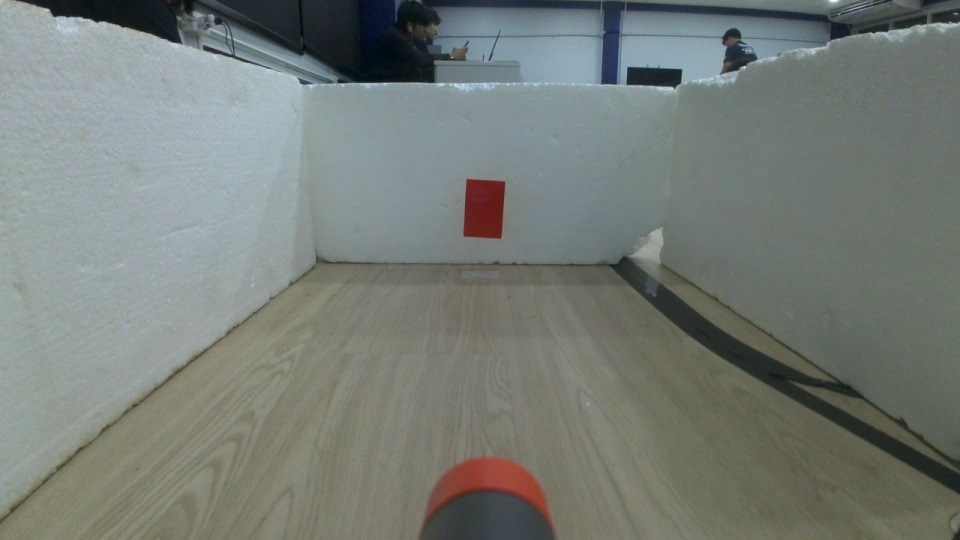
#> input picture logs/looks_20260929_222148/222148_c00_N_raw.jpg, 960 x 540 px
$ python -i vision.py   (imports and definitions only)
#> lines starting #> are read from the running program, lines starting #| are printed output that depends on the picture; after the words box and inside, x2 and y2 are one past the last pixel; in counts of white or black regions, pixels touching at a corner belong together
#> further down, picture is the input picture: shape (540, 960, 3); mean B, G, R 119.3, 124.8, 118.4
"""aim: vision."""

from . import settings
from .blind_zones import BlindZones
from .color_config import HSVRange
from .helpers import put_text
from .settings import (
    BORDER_PX,
    CANNY_HIGH,
    CANNY_LOW,
    COLOR_ORDER,
    DEDUP_RATIO,
    DISPLAY_COLORS,
    MAX_CANDIDATES,
    MIN_AREA_RATIO,
    MIN_EXTENT,
    MIN_FILL,
    PROCESS_W,
    SIGN_ASPECT,
)
from dataclasses import dataclass
from typing import Dict
from typing import List
from typing import Optional
from typing import Tuple
import cv2
import numpy as np

# ==========================================
# 5. Vision: จับป้ายสี (ลอจิกจากโค้ดเพื่อน grimball_shoot_3targets/vision.py)
# ==========================================
@dataclass
class Target:
    color: str
    cx: float                         # จุดกลางกรอบป้าย (พิกเซลของภาพที่ประมวลผล)
    cy: float
    area: float
    bbox: Tuple[int, int, int, int]   # x, y, w, h


@dataclass
class FrameData:
    """ ข้อมูลที่คำนวณครั้งเดียวต่อเฟรม แล้วใช้ร่วมกันทุกสี """
    bgr: np.ndarray                   # ภาพขนาดที่ประมวลผล (พิกัดเป้าทั้งหมดอ้างอิงภาพนี้)
    hsv: np.ndarray
    edge_boxes: List[Tuple[float, Tuple[int, int, int, int]]]  # (พื้นที่, กรอบ) จากขอบภาพที่รูปร่างเป็นป้าย

    # [4 lines left out: function size, not called in this run]


_MORPH_KERNEL = np.ones((3, 3), np.uint8)


def _sign_box(contour, w: int, h: int) -> Optional[Tuple[float, Tuple[int, int, int, int]]]:
    """ เกณฑ์รูปร่างป้าย (ไม่ขึ้นกับสี) คืน (พื้นที่, กรอบ) หรือ None ถ้าไม่เหมือนป้าย """
    x, y, bw, bh = cv2.boundingRect(contour)
    frame_area = w * h
    if bw * bh < MIN_AREA_RATIO * frame_area:
        return None  # เศษเล็กๆ ตัดทิ้งก่อนคำนวณอย่างอื่น (ภาพที่มีลายเยอะมีคอนทัวร์จากขอบเป็นพันเส้น)
    if bw > w * settings.MAX_SIGN_W or bh > h * settings.MAX_SIGN_H or not SIGN_ASPECT[0] <= bw / bh <= SIGN_ASPECT[1]:
        return None
    if x < BORDER_PX or y < BORDER_PX or x + bw >= w - BORDER_PX or y + bh >= h - BORDER_PX:
        return None  # ชิดขอบภาพ = เห็นป้ายไม่เต็มแผ่น
    area = cv2.contourArea(contour)
    if not MIN_AREA_RATIO * frame_area <= area <= settings.MAX_AREA_RATIO * frame_area:
        return None
    if area / (bw * bh) < MIN_EXTENT:
        return None  # ไม่ทึบเต็มกรอบ = ก้อนสีรูปร่างมั่ว
    return area, (x, y, bw, bh)


def prepare_frame(frame_bgr: np.ndarray) -> FrameData:
    """ ย่อภาพ (ถ้าใหญ่กว่า PROCESS_W) -> HSV และขอบภาพ ทำครั้งเดียวต่อเฟรม
    โค้ดเพื่อนคำนวณขอบภาพซ้ำทุกสี ที่นี่คำนวณครั้งเดียวและคัดรูปร่างป้ายไว้ก่อน จึงเร็วกว่ามาก
    """
    h, w = frame_bgr.shape[:2]
#> h = 540; w = 960
    small = frame_bgr
    if w > PROCESS_W:
        small = cv2.resize(frame_bgr, (PROCESS_W, int(round(h * PROCESS_W / w))), interpolation=cv2.INTER_AREA)
    sh, sw = small.shape[:2]
#> sh = 540; sw = 960
    hsv = cv2.cvtColor(cv2.GaussianBlur(small, (5, 5), 0), cv2.COLOR_BGR2HSV)
#> hsv: shape (540, 960, 3); mean H, S, V 64.5, 33.3, 127.3
    edges = cv2.Canny(cv2.cvtColor(small, cv2.COLOR_BGR2GRAY), CANNY_LOW, CANNY_HIGH)
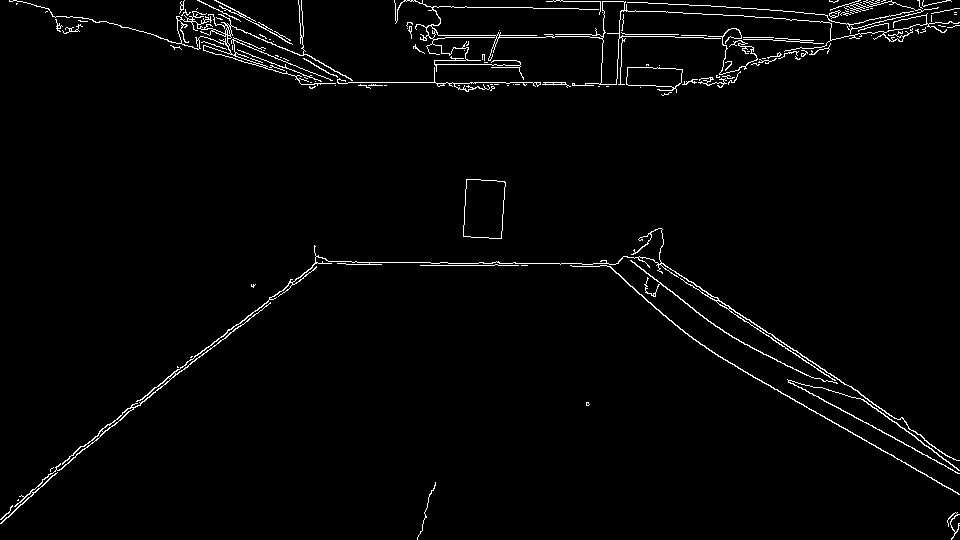
#> edges: shape (540, 960); 2.1% white in thin lines or dots
    edges = cv2.morphologyEx(edges, cv2.MORPH_CLOSE, _MORPH_KERNEL)
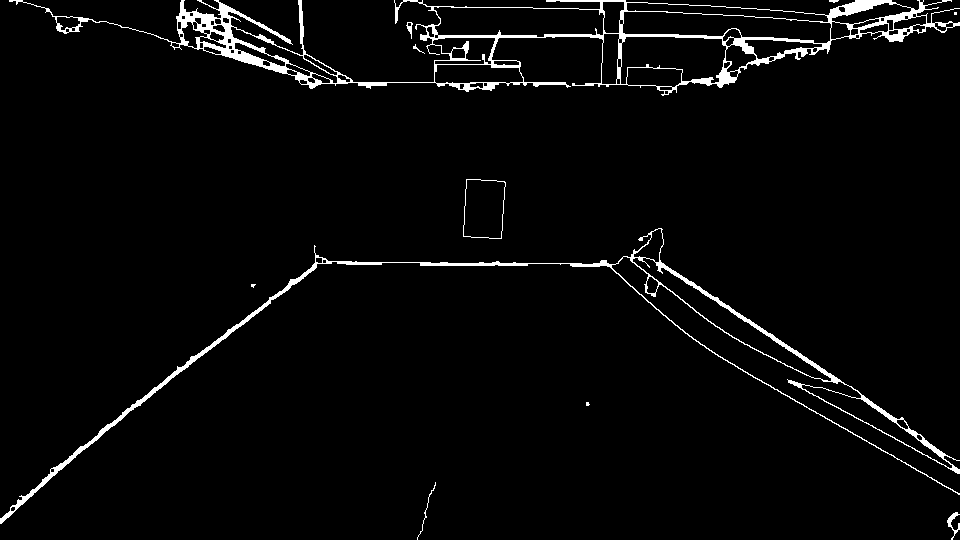
#> edges: shape (540, 960); 3.2% white; 11 white regions (3 under 20 px), largest, box (x1, y1, x2, y2) and area: (9, 0, 960, 96) 10532, (0, 228, 960, 524) 5619, (463, 179, 506, 239) 191
    edge_boxes = []
    for contour in cv2.findContours(edges, cv2.RETR_LIST, cv2.CHAIN_APPROX_SIMPLE)[-2]:
        box = _sign_box(contour, sw, sh)
        if box is not None:
            edge_boxes.append(box)
#> this loop made 106 passes
#> (x in _sign_box, y in _sign_box, bw in _sign_box, bh in _sign_box) on passes 1, 2, 3, 4, 5, 6, 7, 9, 11, 12, 13, 15: (947, 512, 13, 28), (10, 506, 6, 6), (417, 482, 19, 58), (50, 468, 5, 5), (916, 434, 7, 7), (896, 419, 13, 11), (586, 402, 4, 4), (251, 284, 5, 4), (322, 259, 5, 5), (632, 257, 200, 125), (315, 257, 8, 7), (0, 228, 960, 296)
#> (x in _sign_box, y in _sign_box, bw in _sign_box, bh in _sign_box, area in _sign_box) on passes 8, 10, 14, 27, 32, 38: (801, 384, 152, 85, 1952), (646, 276, 13, 18, 156.5), (633, 228, 31, 35, 495.5), (311, 73, 20, 11, 97.5), (285, 63, 26, 14, 128.5), (303, 54, 35, 22, 168)
#> after the loop, edge_boxes = [(2205, (463, 179, 43, 60)), (2208, (463, 179, 43, 60)), (275, (830, 21, 21, 19))]
    return FrameData(small, hsv, edge_boxes)


# [50 lines left out: functions build_mask, find_targets, detect_all_colors, draw_targets, not called in this run]

>>> import cv2
>>> picture = cv2.imread('../../logs/looks_20260929_222148/222148_c00_N_raw.jpg')
>>> result = prepare_frame(picture)

$ run again, on logs/looks_20260929_222148/222157_c10_N_raw.jpg
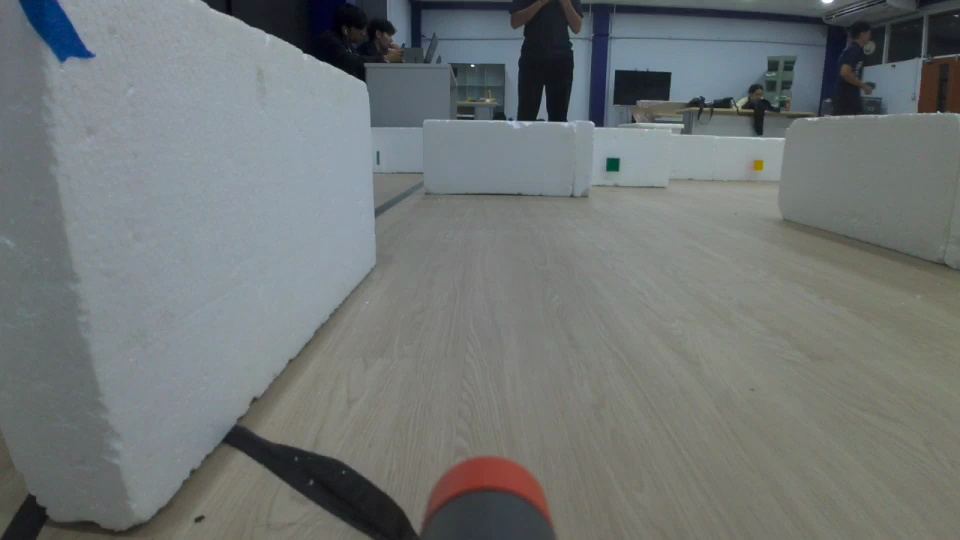
#> input picture logs/looks_20260929_222148/222157_c10_N_raw.jpg, 960 x 540 px
#> picture is the input picture: shape (540, 960, 3); mean B, G, R 117.7, 118.1, 112.9
#> hsv: shape (540, 960, 3); mean H, S, V 70.6, 30.3, 122.3
#> in prepare_frame, `edges = cv2.Canny(cv2.cvtColor(small, cv2.COLOR_BGR2GRAY), CANNY_LOW, ..`:
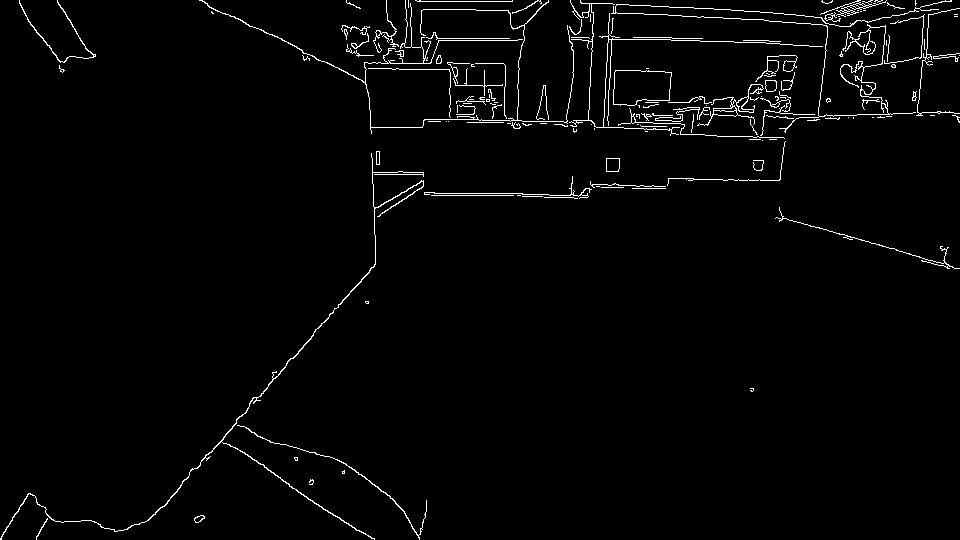
#> edges: shape (540, 960); 2.1% white in thin lines or dots
#> in prepare_frame, `edges = cv2.morphologyEx(edges, cv2.MORPH_CLOSE, _MORPH_KERNEL)`:
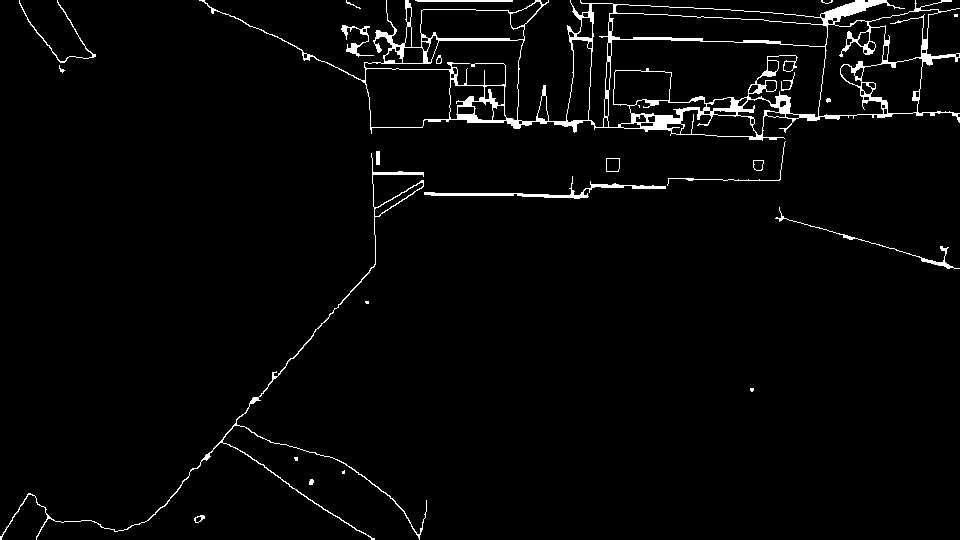
#> edges: shape (540, 960); 2.8% white; 25 white regions (9 under 20 px), largest, box (x1, y1, x2, y2) and area: (199, 0, 960, 141) 10371, (0, 153, 427, 540) 1813, (424, 176, 666, 199) 810
#> the loop in prepare_frame, `for contour in cv2.findContours(edges, cv2.RETR_LIST, cv2.CHAIN_APPROX..` made 110 passes
#> (x in _sign_box, y in _sign_box, bw in _sign_box, bh in _sign_box) on passes 1 to 8: (195, 516, 7, 7), (194, 515, 11, 8), (309, 479, 5, 6), (342, 470, 3, 4), (294, 457, 4, 4), (750, 388, 4, 4), (365, 301, 4, 3), (775, 207, 185, 62)
#> after the loop in prepare_frame, `for contour in cv2.findContours(edges, cv2.RETR_LIST, cv2.CHAIN_APPROX..`: edge_boxes = [(330.5, (471, 101, 23, 20)), (296.5, (484, 85, 21, 21)), (1741, (613, 70, 59, 36)), (4553, (365, 68, 86, 60)), (2302, (861, 57, 62, 57)), (323, (402, 47, 22, 17))]

$ run again, on logs/looks_20260929_222148/222149_c00_E.jpg
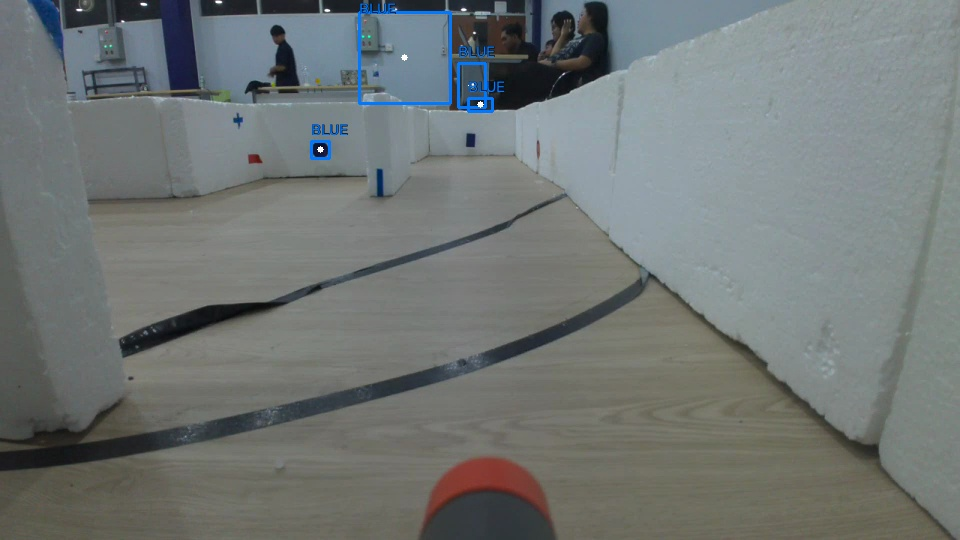
#> input picture logs/looks_20260929_222148/222149_c00_E.jpg, 960 x 540 px
#> picture is the input picture: shape (540, 960, 3); mean B, G, R 116.7, 117.8, 112.3
#> hsv: shape (540, 960, 3); mean H, S, V 67.7, 28.7, 121.5
#> in prepare_frame, `edges = cv2.Canny(cv2.cvtColor(small, cv2.COLOR_BGR2GRAY), CANNY_LOW, ..`:
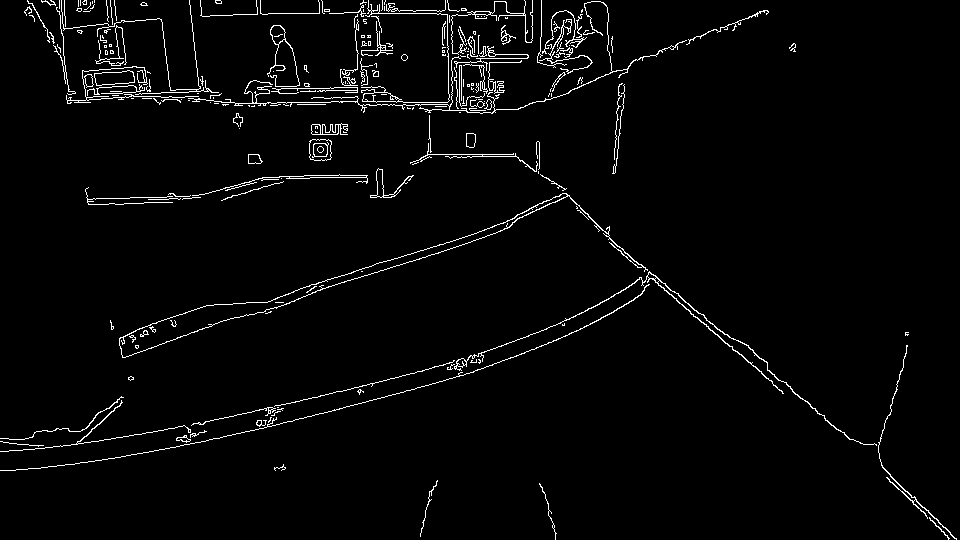
#> edges: shape (540, 960); 2.7% white in thin lines or dots
#> in prepare_frame, `edges = cv2.morphologyEx(edges, cv2.MORPH_CLOSE, _MORPH_KERNEL)`:
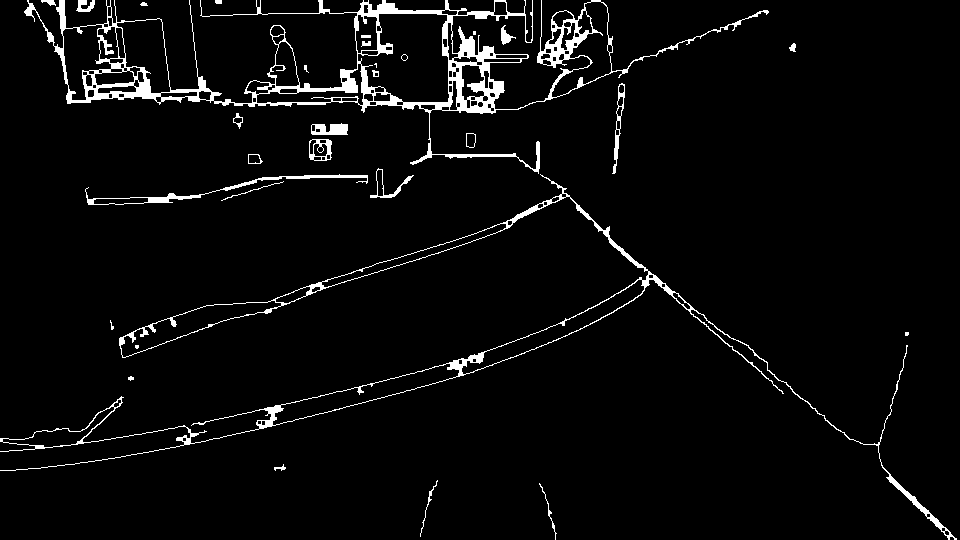
#> edges: shape (540, 960); 4% white; 31 white regions (7 under 20 px), largest, box (x1, y1, x2, y2) and area: (24, 0, 769, 174) 12068, (0, 174, 957, 540) 5726, (85, 174, 368, 205) 907
#> the loop in prepare_frame, `for contour in cv2.findContours(edges, cv2.RETR_LIST, cv2.CHAIN_APPROX..` made 174 passes
#> (x in _sign_box, y in _sign_box, bw in _sign_box, bh in _sign_box) on passes 1 to 3: (944, 530, 6, 6), (941, 527, 5, 5), (926, 513, 5, 5)
#> after the loop in prepare_frame, `for contour in cv2.findContours(edges, cv2.RETR_LIST, cv2.CHAIN_APPROX..`: edge_boxes = [(434, (309, 139, 23, 22)), (695, (355, 14, 23, 40)), (6119.5, (357, 13, 93, 90))]
